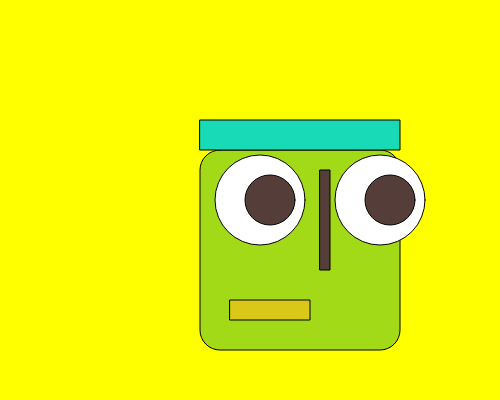
Frame 1 (no input)
Frame 60 (no input): identical to frame 1, image omitted
Frame 120 (the mouse pressed at the canvas centre since frame 60): identical to frame 1, image omitted

The p5.js sketch that drew this single still picture (run headless with seeded random() and noise() and a simulated clock; from frame 60 on, the mouse is pressed at the canvas centre):

// p5.js sketch
// ── sketch.js
/*
self portrait v1
by guadalupe ramirez
*/

function setup() {
    createCanvas(500, 400);
}

function draw() {
    background('yellow');

    //face
    fill(162, 218, 24);
    square(200, 150, 200, 20);//head
    //eyes
    fill(255, 255, 255);
    circle(260, 200, 90); // left
    circle(380, 200, 90); //right
    fill(85, 62, 57);
    circle(270, 200, 50); // left brown eyeball
    fill(85, 62, 57);
    circle(390, 200, 50); //right brown eyeball
    //nose
    fill(85, 62, 57);
    rect(320, 170, 10, 100); //nose
    //mouth
    fill(218, 200, 24);
    rect(230, 300, 80, 20);//lips

    //hat
    fill(24, 218, 182);
    rect(200, 120, 200, 30);
}
